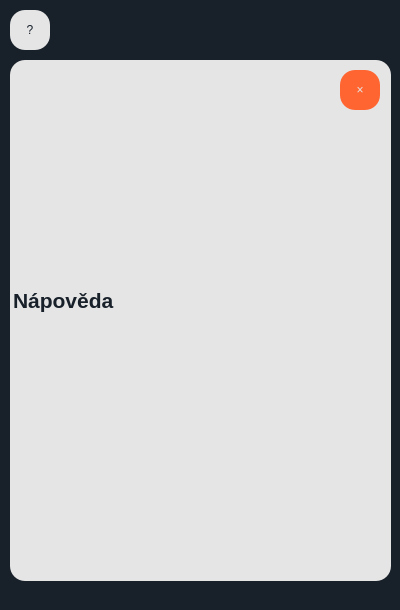
<?xml version="1.0" encoding="UTF-8"?>
<ui version="4.0">
 <class>MainWindow</class>
 <widget class="QMainWindow" name="MainWindow">
  <property name="geometry">
   <rect>
    <x>0</x>
    <y>0</y>
    <width>400</width>
    <height>610</height>
   </rect>
  </property>
  <property name="minimumSize">
   <size>
    <width>400</width>
    <height>610</height>
   </size>
  </property>
  <property name="maximumSize">
   <size>
    <width>400</width>
    <height>610</height>
   </size>
  </property>
  <property name="windowTitle">
   <string>MainWindow</string>
  </property>
  <property name="styleSheet">
   <string notr="true">QWidget{
background-color: rgb(24,32,42);
}

QLabel{
color: rgb(229,229,229);
font: 32pt &quot;URW Gothic&quot;;
margin-right: 20px;
}

QLabel#expression{
font: 22pt &quot;URW Gothic&quot;;
}


QPushButton{
background-color: rgb(24,32,42);
border-style: solid;
border-color: rgb(24,32,42);
border-radius: 25px;

color: rgb(229,229,229);
font: 16pt &quot;URW Gothic&quot;;
}

QPushButton:pressed{
background-color: rgb(93,98,105);

}

#button_equal{
background-color: rgb(255,101,49);

border-style: solid;
border-color: rgb(255,101,49);
border-radius: 25px;
}

#button_equal:pressed{
background-color: rgb(229,90,44);
 
}

#button_plus,#button_minus,#button_mul,#button_div,#button_root,#button_pow,#button_mod,#button_fact{
background-color: rgb(229,229,229);
color: rgb(24,32,42);

border-style: solid;
border-color: rgb(229,229,229);
border-radius: 25px;
}

#button_plus:pressed,#button_minus:pressed,#button_mul:pressed,#button_div:pressed,#button_root:pressed,#button_pow:pressed,#button_mod:pressed,#button_fact:pressed{
background-color: rgb(206,206,206);
}

#button_del{
background-image: url(/home/dominik/Calculator/pic/backspace.png);
background-repeat: no-repeat;
background-position: center;
border-radius: 10px;

}

#button_help{
background-color: rgb(229,229,229);
color: rgb(24,32,42);
border-style: solid;
border-color: rgb(229,229,229);
border-radius: 15px;
}

#button_help:pressed{
background-color: rgb(206,206,206);
}

#label_help{
background-color: rgb(229,229,229);
color: rgb(24,32,42);
border-style: solid;
border-color: rgb(229,229,229);
border-radius: 15px;
}

#button_closeHelp{
background-color: rgb(255,101,49);

border-style: solid;
border-color: rgb(255,101,49);
border-radius: 15px;
}

#button_closeHelp:pressed{
background-color: rgb(229,90,44);
}</string>
  </property>
  <widget class="QWidget" name="centralwidget">
   <property name="styleSheet">
    <string notr="true"/>
   </property>
   <widget class="QWidget" name="gridLayoutWidget">
    <property name="geometry">
     <rect>
      <x>0</x>
      <y>190</y>
      <width>401</width>
      <height>401</height>
     </rect>
    </property>
    <layout class="QGridLayout" name="gridLayout">
     <property name="spacing">
      <number>0</number>
     </property>
     <item row="2" column="3">
      <widget class="QPushButton" name="button_mul">
       <property name="minimumSize">
        <size>
         <width>70</width>
         <height>70</height>
        </size>
       </property>
       <property name="maximumSize">
        <size>
         <width>70</width>
         <height>70</height>
        </size>
       </property>
       <property name="cursor">
        <cursorShape>PointingHandCursor</cursorShape>
       </property>
       <property name="toolTip">
        <string>&lt;html&gt;&lt;head/&gt;&lt;body&gt;&lt;p&gt;Násobení &lt;/p&gt;&lt;/body&gt;&lt;/html&gt;</string>
       </property>
       <property name="text">
        <string>×</string>
       </property>
      </widget>
     </item>
     <item row="0" column="1">
      <widget class="QPushButton" name="button_lpar">
       <property name="minimumSize">
        <size>
         <width>70</width>
         <height>70</height>
        </size>
       </property>
       <property name="maximumSize">
        <size>
         <width>70</width>
         <height>70</height>
        </size>
       </property>
       <property name="cursor">
        <cursorShape>PointingHandCursor</cursorShape>
       </property>
       <property name="toolTip">
        <string>&lt;html&gt;&lt;head/&gt;&lt;body&gt;&lt;p&gt;Přidá levou závorku&lt;/p&gt;&lt;/body&gt;&lt;/html&gt;</string>
       </property>
       <property name="styleSheet">
        <string notr="true"/>
       </property>
       <property name="text">
        <string>(</string>
       </property>
      </widget>
     </item>
     <item row="1" column="2">
      <widget class="QPushButton" name="button_9">
       <property name="minimumSize">
        <size>
         <width>70</width>
         <height>70</height>
        </size>
       </property>
       <property name="maximumSize">
        <size>
         <width>70</width>
         <height>70</height>
        </size>
       </property>
       <property name="cursor">
        <cursorShape>PointingHandCursor</cursorShape>
       </property>
       <property name="text">
        <string>9</string>
       </property>
      </widget>
     </item>
     <item row="3" column="1">
      <widget class="QPushButton" name="button_2">
       <property name="minimumSize">
        <size>
         <width>70</width>
         <height>70</height>
        </size>
       </property>
       <property name="maximumSize">
        <size>
         <width>70</width>
         <height>70</height>
        </size>
       </property>
       <property name="cursor">
        <cursorShape>PointingHandCursor</cursorShape>
       </property>
       <property name="text">
        <string>2</string>
       </property>
      </widget>
     </item>
     <item row="3" column="0">
      <widget class="QPushButton" name="button_1">
       <property name="minimumSize">
        <size>
         <width>70</width>
         <height>70</height>
        </size>
       </property>
       <property name="maximumSize">
        <size>
         <width>70</width>
         <height>70</height>
        </size>
       </property>
       <property name="cursor">
        <cursorShape>PointingHandCursor</cursorShape>
       </property>
       <property name="toolTip">
        <string>&lt;html&gt;&lt;head/&gt;&lt;body&gt;&lt;p&gt;&lt;span style=&quot; font-weight:700;&quot;&gt;You will insert number ONE!&lt;/span&gt;&lt;/p&gt;&lt;/body&gt;&lt;/html&gt;</string>
       </property>
       <property name="whatsThis">
        <string>&lt;html&gt;&lt;head/&gt;&lt;body&gt;&lt;p&gt;&lt;br/&gt;&lt;/p&gt;&lt;/body&gt;&lt;/html&gt;</string>
       </property>
       <property name="text">
        <string>1</string>
       </property>
      </widget>
     </item>
     <item row="0" column="0">
      <widget class="QPushButton" name="button_clear">
       <property name="minimumSize">
        <size>
         <width>70</width>
         <height>70</height>
        </size>
       </property>
       <property name="maximumSize">
        <size>
         <width>70</width>
         <height>70</height>
        </size>
       </property>
       <property name="cursor">
        <cursorShape>PointingHandCursor</cursorShape>
       </property>
       <property name="toolTip">
        <string>&lt;html&gt;&lt;head/&gt;&lt;body&gt;&lt;p&gt;Smaže celý výraz i výsledek&lt;/p&gt;&lt;/body&gt;&lt;/html&gt;</string>
       </property>
       <property name="whatsThis">
        <string>&lt;html&gt;&lt;head/&gt;&lt;body&gt;&lt;p&gt;Clears expression and result&lt;/p&gt;&lt;/body&gt;&lt;/html&gt;</string>
       </property>
       <property name="text">
        <string>C</string>
       </property>
      </widget>
     </item>
     <item row="2" column="1">
      <widget class="QPushButton" name="button_5">
       <property name="minimumSize">
        <size>
         <width>70</width>
         <height>70</height>
        </size>
       </property>
       <property name="maximumSize">
        <size>
         <width>70</width>
         <height>70</height>
        </size>
       </property>
       <property name="cursor">
        <cursorShape>PointingHandCursor</cursorShape>
       </property>
       <property name="text">
        <string>5</string>
       </property>
      </widget>
     </item>
     <item row="1" column="0">
      <widget class="QPushButton" name="button_7">
       <property name="minimumSize">
        <size>
         <width>70</width>
         <height>70</height>
        </size>
       </property>
       <property name="maximumSize">
        <size>
         <width>70</width>
         <height>70</height>
        </size>
       </property>
       <property name="cursor">
        <cursorShape>PointingHandCursor</cursorShape>
       </property>
       <property name="text">
        <string>7</string>
       </property>
      </widget>
     </item>
     <item row="0" column="2">
      <widget class="QPushButton" name="button_rpar">
       <property name="minimumSize">
        <size>
         <width>70</width>
         <height>70</height>
        </size>
       </property>
       <property name="maximumSize">
        <size>
         <width>70</width>
         <height>70</height>
        </size>
       </property>
       <property name="cursor">
        <cursorShape>PointingHandCursor</cursorShape>
       </property>
       <property name="toolTip">
        <string>&lt;html&gt;&lt;head/&gt;&lt;body&gt;&lt;p&gt;Přidá pravou závorku&lt;/p&gt;&lt;/body&gt;&lt;/html&gt;</string>
       </property>
       <property name="text">
        <string>)</string>
       </property>
      </widget>
     </item>
     <item row="1" column="1">
      <widget class="QPushButton" name="button_8">
       <property name="minimumSize">
        <size>
         <width>70</width>
         <height>70</height>
        </size>
       </property>
       <property name="maximumSize">
        <size>
         <width>70</width>
         <height>70</height>
        </size>
       </property>
       <property name="cursor">
        <cursorShape>PointingHandCursor</cursorShape>
       </property>
       <property name="text">
        <string>8</string>
       </property>
      </widget>
     </item>
     <item row="3" column="3">
      <widget class="QPushButton" name="button_plus">
       <property name="minimumSize">
        <size>
         <width>70</width>
         <height>70</height>
        </size>
       </property>
       <property name="maximumSize">
        <size>
         <width>70</width>
         <height>70</height>
        </size>
       </property>
       <property name="cursor">
        <cursorShape>PointingHandCursor</cursorShape>
       </property>
       <property name="toolTip">
        <string>&lt;html&gt;&lt;head/&gt;&lt;body&gt;&lt;p&gt;Sčítání&lt;/p&gt;&lt;/body&gt;&lt;/html&gt;</string>
       </property>
       <property name="text">
        <string>+</string>
       </property>
      </widget>
     </item>
     <item row="3" column="2">
      <widget class="QPushButton" name="button_3">
       <property name="minimumSize">
        <size>
         <width>70</width>
         <height>70</height>
        </size>
       </property>
       <property name="maximumSize">
        <size>
         <width>70</width>
         <height>70</height>
        </size>
       </property>
       <property name="cursor">
        <cursorShape>PointingHandCursor</cursorShape>
       </property>
       <property name="text">
        <string>3</string>
       </property>
      </widget>
     </item>
     <item row="4" column="0">
      <widget class="QPushButton" name="button_0">
       <property name="minimumSize">
        <size>
         <width>70</width>
         <height>70</height>
        </size>
       </property>
       <property name="maximumSize">
        <size>
         <width>70</width>
         <height>70</height>
        </size>
       </property>
       <property name="cursor">
        <cursorShape>PointingHandCursor</cursorShape>
       </property>
       <property name="text">
        <string>0</string>
       </property>
      </widget>
     </item>
     <item row="2" column="0">
      <widget class="QPushButton" name="button_4">
       <property name="minimumSize">
        <size>
         <width>70</width>
         <height>70</height>
        </size>
       </property>
       <property name="maximumSize">
        <size>
         <width>70</width>
         <height>70</height>
        </size>
       </property>
       <property name="cursor">
        <cursorShape>PointingHandCursor</cursorShape>
       </property>
       <property name="text">
        <string>4</string>
       </property>
      </widget>
     </item>
     <item row="4" column="1">
      <widget class="QPushButton" name="button_point">
       <property name="minimumSize">
        <size>
         <width>70</width>
         <height>70</height>
        </size>
       </property>
       <property name="maximumSize">
        <size>
         <width>70</width>
         <height>70</height>
        </size>
       </property>
       <property name="toolTip">
        <string>&lt;html&gt;&lt;head/&gt;&lt;body&gt;&lt;p&gt;Desetinná čárka&lt;/p&gt;&lt;/body&gt;&lt;/html&gt;</string>
       </property>
       <property name="text">
        <string>.</string>
       </property>
      </widget>
     </item>
     <item row="0" column="3">
      <widget class="QPushButton" name="button_mod">
       <property name="minimumSize">
        <size>
         <width>70</width>
         <height>70</height>
        </size>
       </property>
       <property name="maximumSize">
        <size>
         <width>70</width>
         <height>70</height>
        </size>
       </property>
       <property name="cursor">
        <cursorShape>PointingHandCursor</cursorShape>
       </property>
       <property name="toolTip">
        <string>&lt;html&gt;&lt;head/&gt;&lt;body&gt;&lt;p&gt;Modulo&lt;/p&gt;&lt;p&gt;Použití: x % y&lt;/p&gt;&lt;/body&gt;&lt;/html&gt;</string>
       </property>
       <property name="text">
        <string>%</string>
       </property>
      </widget>
     </item>
     <item row="2" column="2">
      <widget class="QPushButton" name="button_6">
       <property name="minimumSize">
        <size>
         <width>70</width>
         <height>70</height>
        </size>
       </property>
       <property name="maximumSize">
        <size>
         <width>70</width>
         <height>70</height>
        </size>
       </property>
       <property name="cursor">
        <cursorShape>PointingHandCursor</cursorShape>
       </property>
       <property name="text">
        <string>6</string>
       </property>
      </widget>
     </item>
     <item row="1" column="3">
      <widget class="QPushButton" name="button_root">
       <property name="minimumSize">
        <size>
         <width>70</width>
         <height>70</height>
        </size>
       </property>
       <property name="maximumSize">
        <size>
         <width>70</width>
         <height>70</height>
        </size>
       </property>
       <property name="cursor">
        <cursorShape>PointingHandCursor</cursorShape>
       </property>
       <property name="toolTip">
        <string>&lt;html&gt;&lt;head/&gt;&lt;body&gt;&lt;p&gt;Obecná odmocnina&lt;/p&gt;&lt;p&gt;Použití: n -&amp;gt;  ⁿ√x  -&amp;gt; x&lt;/p&gt;&lt;p&gt;Výsledek: n-tá odmocnina z x&lt;/p&gt;&lt;/body&gt;&lt;/html&gt;</string>
       </property>
       <property name="text">
        <string>ⁿ√x</string>
       </property>
      </widget>
     </item>
     <item row="0" column="4">
      <widget class="QPushButton" name="button_fact">
       <property name="minimumSize">
        <size>
         <width>70</width>
         <height>70</height>
        </size>
       </property>
       <property name="maximumSize">
        <size>
         <width>70</width>
         <height>70</height>
        </size>
       </property>
       <property name="cursor">
        <cursorShape>PointingHandCursor</cursorShape>
       </property>
       <property name="toolTip">
        <string>&lt;html&gt;&lt;head/&gt;&lt;body&gt;&lt;p&gt;Faktoriál&lt;/p&gt;&lt;p&gt;Použití: x -&amp;gt; x!&lt;/p&gt;&lt;p&gt;Výsledek: faktoriál x&lt;/p&gt;&lt;/body&gt;&lt;/html&gt;</string>
       </property>
       <property name="text">
        <string>x!</string>
       </property>
      </widget>
     </item>
     <item row="1" column="4">
      <widget class="QPushButton" name="button_pow">
       <property name="minimumSize">
        <size>
         <width>70</width>
         <height>70</height>
        </size>
       </property>
       <property name="maximumSize">
        <size>
         <width>70</width>
         <height>70</height>
        </size>
       </property>
       <property name="cursor">
        <cursorShape>PointingHandCursor</cursorShape>
       </property>
       <property name="toolTip">
        <string>&lt;html&gt;&lt;head/&gt;&lt;body&gt;&lt;p&gt;Obecná mocnina &lt;/p&gt;&lt;p&gt;Použití: x -&amp;gt; xⁿ -&amp;gt; n&lt;/p&gt;&lt;p&gt;Výsledek: n-tá mocnina x&lt;/p&gt;&lt;/body&gt;&lt;/html&gt;</string>
       </property>
       <property name="text">
        <string>xⁿ</string>
       </property>
      </widget>
     </item>
     <item row="2" column="4">
      <widget class="QPushButton" name="button_div">
       <property name="minimumSize">
        <size>
         <width>70</width>
         <height>70</height>
        </size>
       </property>
       <property name="maximumSize">
        <size>
         <width>70</width>
         <height>70</height>
        </size>
       </property>
       <property name="cursor">
        <cursorShape>PointingHandCursor</cursorShape>
       </property>
       <property name="toolTip">
        <string>&lt;html&gt;&lt;head/&gt;&lt;body&gt;&lt;p&gt;Dělení&lt;/p&gt;&lt;/body&gt;&lt;/html&gt;</string>
       </property>
       <property name="text">
        <string>÷</string>
       </property>
      </widget>
     </item>
     <item row="3" column="4">
      <widget class="QPushButton" name="button_minus">
       <property name="minimumSize">
        <size>
         <width>70</width>
         <height>70</height>
        </size>
       </property>
       <property name="maximumSize">
        <size>
         <width>70</width>
         <height>70</height>
        </size>
       </property>
       <property name="cursor">
        <cursorShape>PointingHandCursor</cursorShape>
       </property>
       <property name="toolTip">
        <string>&lt;html&gt;&lt;head/&gt;&lt;body&gt;&lt;p&gt;Odčítání&lt;/p&gt;&lt;/body&gt;&lt;/html&gt;</string>
       </property>
       <property name="layoutDirection">
        <enum>Qt::LeftToRight</enum>
       </property>
       <property name="text">
        <string>-</string>
       </property>
      </widget>
     </item>
     <item row="4" column="3">
      <widget class="QPushButton" name="button_equal">
       <property name="minimumSize">
        <size>
         <width>70</width>
         <height>70</height>
        </size>
       </property>
       <property name="maximumSize">
        <size>
         <width>70</width>
         <height>70</height>
        </size>
       </property>
       <property name="cursor">
        <cursorShape>PointingHandCursor</cursorShape>
       </property>
       <property name="toolTip">
        <string>&lt;html&gt;&lt;head/&gt;&lt;body&gt;&lt;p&gt;Vypočítá výsledek&lt;/p&gt;&lt;/body&gt;&lt;/html&gt;</string>
       </property>
       <property name="text">
        <string>=</string>
       </property>
      </widget>
     </item>
    </layout>
   </widget>
   <widget class="QLabel" name="expression">
    <property name="geometry">
     <rect>
      <x>60</x>
      <y>0</y>
      <width>341</width>
      <height>71</height>
     </rect>
    </property>
    <property name="styleSheet">
     <string notr="true"/>
    </property>
    <property name="text">
     <string/>
    </property>
    <property name="alignment">
     <set>Qt::AlignRight|Qt::AlignTrailing|Qt::AlignVCenter</set>
    </property>
   </widget>
   <widget class="QLabel" name="result">
    <property name="geometry">
     <rect>
      <x>0</x>
      <y>70</y>
      <width>401</width>
      <height>81</height>
     </rect>
    </property>
    <property name="text">
     <string>0</string>
    </property>
    <property name="alignment">
     <set>Qt::AlignBottom|Qt::AlignRight|Qt::AlignTrailing</set>
    </property>
   </widget>
   <widget class="QPushButton" name="button_del">
    <property name="geometry">
     <rect>
      <x>320</x>
      <y>140</y>
      <width>71</width>
      <height>41</height>
     </rect>
    </property>
    <property name="cursor">
     <cursorShape>PointingHandCursor</cursorShape>
    </property>
    <property name="toolTip">
     <string>&lt;html&gt;&lt;head/&gt;&lt;body&gt;&lt;p&gt;Smaže poslední znak výrazu&lt;/p&gt;&lt;/body&gt;&lt;/html&gt;</string>
    </property>
    <property name="text">
     <string/>
    </property>
   </widget>
   <widget class="QPushButton" name="button_help">
    <property name="geometry">
     <rect>
      <x>10</x>
      <y>10</y>
      <width>40</width>
      <height>40</height>
     </rect>
    </property>
    <property name="minimumSize">
     <size>
      <width>40</width>
      <height>40</height>
     </size>
    </property>
    <property name="maximumSize">
     <size>
      <width>40</width>
      <height>40</height>
     </size>
    </property>
    <property name="text">
     <string>?</string>
    </property>
   </widget>
   <widget class="QLabel" name="label_help">
    <property name="geometry">
     <rect>
      <x>10</x>
      <y>60</y>
      <width>401</width>
      <height>521</height>
     </rect>
    </property>
    <property name="text">
     <string>&lt;html&gt;&lt;head/&gt;&lt;body&gt;&lt;p&gt;&lt;span style=&quot; font-size:16pt; font-weight:700;&quot;&gt;Nápověda&lt;/span&gt;&lt;/p&gt;&lt;p&gt;&lt;br/&gt;&lt;/p&gt;&lt;/body&gt;&lt;/html&gt;</string>
    </property>
   </widget>
   <widget class="QPushButton" name="button_closeHelp">
    <property name="geometry">
     <rect>
      <x>340</x>
      <y>70</y>
      <width>40</width>
      <height>40</height>
     </rect>
    </property>
    <property name="text">
     <string>×</string>
    </property>
   </widget>
  </widget>
  <widget class="QMenuBar" name="menubar">
   <property name="geometry">
    <rect>
     <x>0</x>
     <y>0</y>
     <width>400</width>
     <height>20</height>
    </rect>
   </property>
  </widget>
 </widget>
 <resources/>
 <connections/>
</ui>
